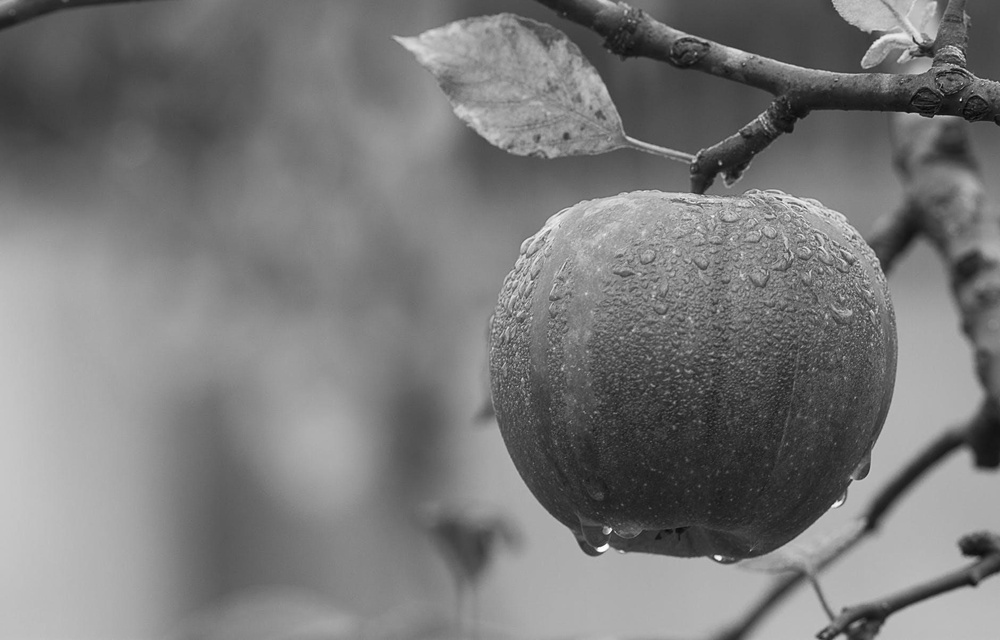
%> input picture apple.jpg, 1000 x 640 px, shrunk from 1880 x 1204 before the run
$ octave APPLE.m   (GNU Octave 9; MATLAB toolbox functions it lacks are replaced by stand-ins)
%> lines starting %> are read from the running program, lines starting %| are printed output that depends on the picture
%Read a grayscale image into the workspace and display it.
I = imread('apple.jpg');
%> I is the input picture: size 640x1000 uint8; min 1, max 255, mean 121.2
imshow(I)
%Find edges using the Canny method.
BW1 = edge(I,'Canny');
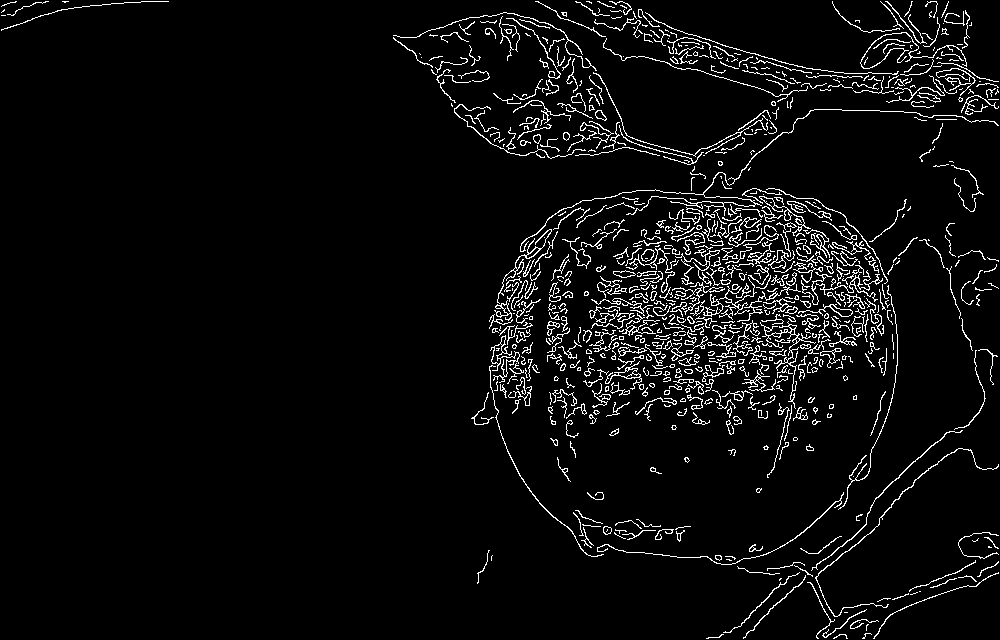
%> BW1: size 640x1000 logical; 4.8% white in thin lines or dots
% Find edges using the Prewitt method.
BW2 = edge(I,'Prewitt');
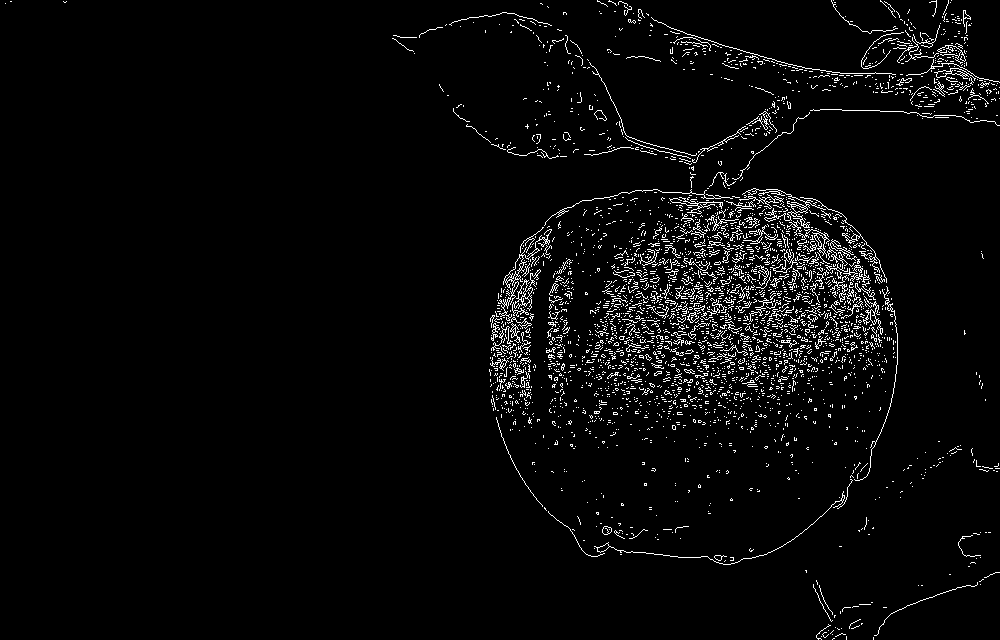
%> BW2: size 640x1000 logical; 3.4% white in thin lines or dots
%Display both results side-by-side.
imshowpair(BW1,BW2,'montage')
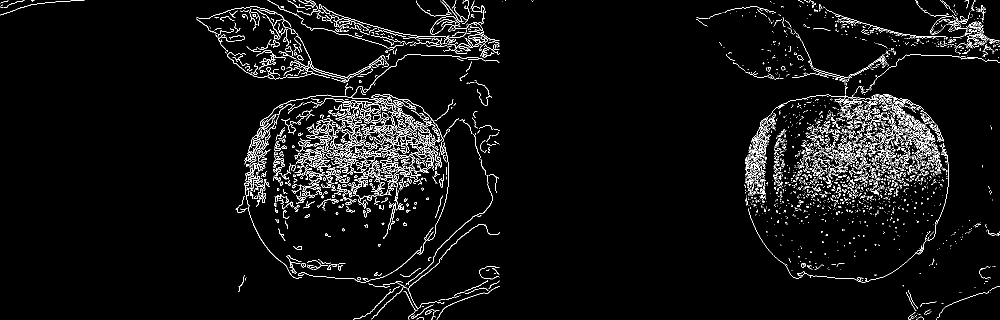
%> displayed picture: size 640x2000, on the screen's scale of 0 to 255 (shown at 1/2 size); 4.1% white in thin lines or dots
